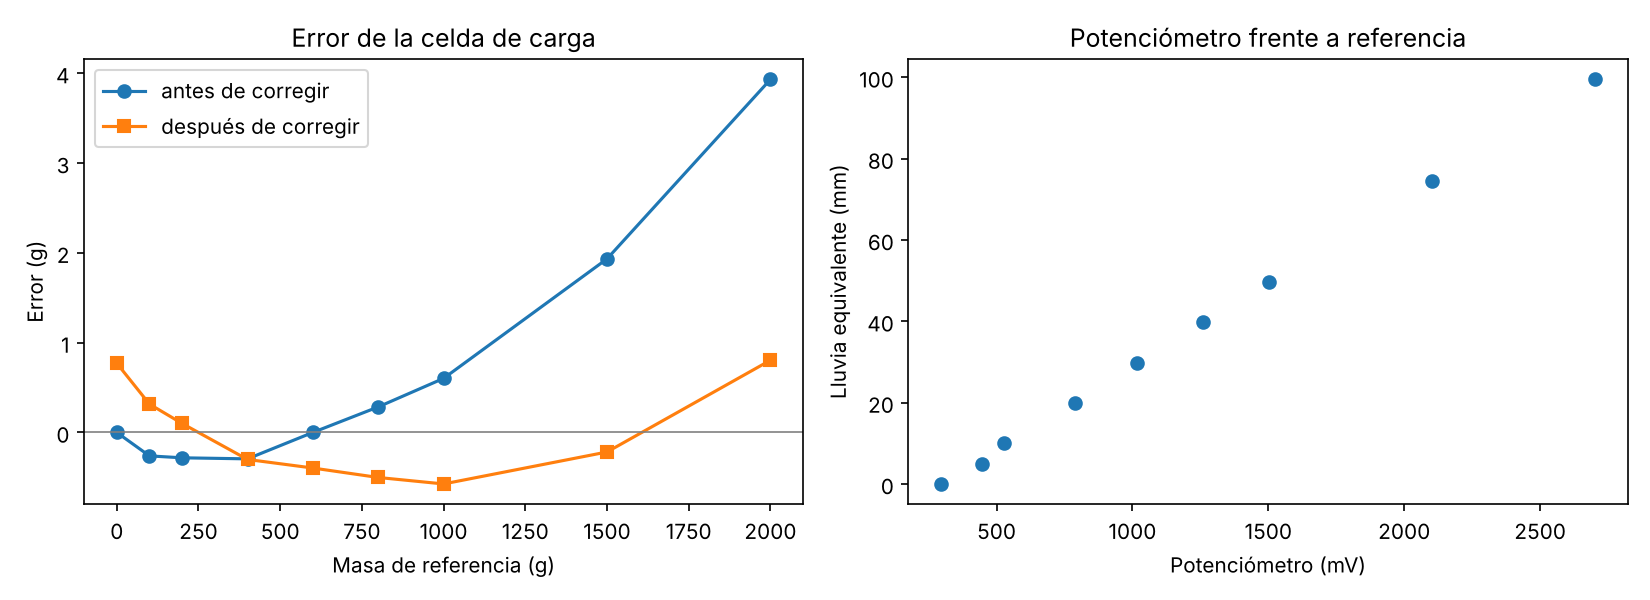

This figure's Python source:
"""
Pluviómetro gravimétrico IoT — Análisis de calibración
Lee datos_calibracion.csv (líneas CAL, del sketch) y calcula:
  1) Factor y offset de la celda para el firmware: masa_g = (raw - offset) / factor
  2) Análisis de error sistemático (diapositiva 8): bias, regresión, corrección, RMSE
  3) Calibración del potenciómetro: mm de lluvia en función de mV

Uso:  python calibracion.py [datos_calibracion.csv]
Requiere: numpy (matplotlib es opcional, para la gráfica)
"""
import sys
import numpy as np

DIAMETRO_EMBUDO_M = 0.160
AREA_M2 = np.pi * (DIAMETRO_EMBUDO_M / 2) ** 2
G_POR_MM = AREA_M2 * 1000          # 1 mm = 1 kg/m²  ->  ~20,1 g por mm


def cargar(ruta):
    filas = []
    with open(ruta, encoding="utf-8") as f:
        for linea in f:
            partes = linea.strip().split(",")
            if len(partes) == 5 and partes[0] == "CAL":
                try:
                    filas.append([float(x) for x in partes[1:]])
                except ValueError:
                    pass   # encabezado
    if len(filas) < 3:
        sys.exit("Se necesitan al menos 3 puntos CAL, (idealmente 6 o más).")
    d = np.array(filas)
    return d[:, 0], d[:, 1], d[:, 2], d[:, 3]


def rmse(x):
    return float(np.sqrt(np.mean(np.square(x))))


def main():
    ruta = sys.argv[1] if len(sys.argv) > 1 else "datos_calibracion.csv"
    ref, raw, raw_desv, pot = cargar(ruta)
    print(f"Área del embudo: {AREA_M2:.5f} m²  ->  1 mm = {G_POR_MM:.2f} g\n")

    # ---- 1) Calibración de la celda: raw = factor * g + offset ----
    factor, offset = np.polyfit(ref, raw, 1)
    masa_cal = (raw - offset) / factor
    print("== 1) Constantes para el firmware ==")
    print(f"  factor = {factor:.4f} cuentas/g")
    print(f"  offset = {offset:.1f} cuentas")
    print(f"  Ruido típico: {np.mean(raw_desv) / abs(factor):.2f} g "
          f"({np.mean(raw_desv) / abs(factor) / G_POR_MM:.3f} mm)")
    print(f"  RMSE tras calibrar: {rmse(masa_cal - ref):.2f} g "
          f"({rmse(masa_cal - ref) / G_POR_MM:.3f} mm)\n")

    # ---- 2) Error sistemático con calibración provisional de un solo punto ----
    # "Medido" = lo que entregaría el sensor calibrado con tara + una sola masa
    # (la práctica habitual). Así se ve el bias real que corrige la regresión.
    i0 = int(np.argmin(ref))
    i1 = int(np.argsort(ref)[len(ref) // 2])          # masa intermedia
    f_prov = (raw[i1] - raw[i0]) / (ref[i1] - ref[i0])
    medido = (raw - raw[i0]) / f_prov
    bias = float(np.mean(medido - ref))
    a, b = np.polyfit(ref, medido, 1)
    corregido = (medido - b) / a
    print("== 2) Error sistemático (calibración provisional de 1 punto) ==")
    print(f"  Bias medio: {bias:+.2f} g ({bias / G_POR_MM:+.3f} mm)")
    print(f"  Regresión: medido = {a:.5f} · real + {b:+.2f} g")
    print(f"     offset b = {b:+.2f} g | error de ganancia = {(a - 1) * 100:+.3f} %")
    print(f"  RMSE antes:  {rmse(medido - ref):.2f} g | "
          f"después: {rmse(corregido - ref):.2f} g\n")

    print(f"  {'ref (g)':>9} {'medido':>9} {'corregido':>10} {'error':>8} {'mm':>7}")
    for r, m, c in zip(ref, medido, corregido):
        print(f"  {r:9.1f} {m:9.1f} {c:10.1f} {c - r:+8.2f} {r / G_POR_MM:7.2f}")

    # ---- 3) Potenciómetro: mm de lluvia en función de mV ----
    mm_ref = ref / G_POR_MM
    if np.ptp(pot) > 20:
        k_pot, c_pot = np.polyfit(pot, mm_ref, 1)
        r2 = np.corrcoef(pot, mm_ref)[0, 1] ** 2
        mm_pot = k_pot * pot + c_pot
        print("\n== 3) Potenciómetro (solo vale si calibraste con AGUA) ==")
        print(f"  mm = {k_pot:.5f} · mV + {c_pot:+.3f}   (R² = {r2:.4f})")
        print(f"  RMSE: {rmse(mm_pot - mm_ref):.3f} mm")
    else:
        print("\n== 3) Potenciómetro: casi no varió (¿calibraste con pesas en vez de agua?)")

    try:
        import matplotlib.pyplot as plt
        fig, ax = plt.subplots(1, 2, figsize=(11, 4))
        ax[0].plot(ref, medido - ref, "o-", label="antes de corregir")
        ax[0].plot(ref, corregido - ref, "s-", label="después de corregir")
        ax[0].axhline(0, color="gray", lw=0.8)
        ax[0].set(xlabel="Masa de referencia (g)", ylabel="Error (g)",
                  title="Error de la celda de carga")
        ax[0].legend()
        ax[1].plot(pot, mm_ref, "o")
        ax[1].set(xlabel="Potenciómetro (mV)", ylabel="Lluvia equivalente (mm)",
                  title="Potenciómetro frente a referencia")
        fig.tight_layout()
        fig.savefig("calibracion.png", dpi=150)
        print("\nGráfica guardada en calibracion.png")
    except ImportError:
        print("\n(Instala matplotlib para generar la gráfica)")


if __name__ == "__main__":
    main()
